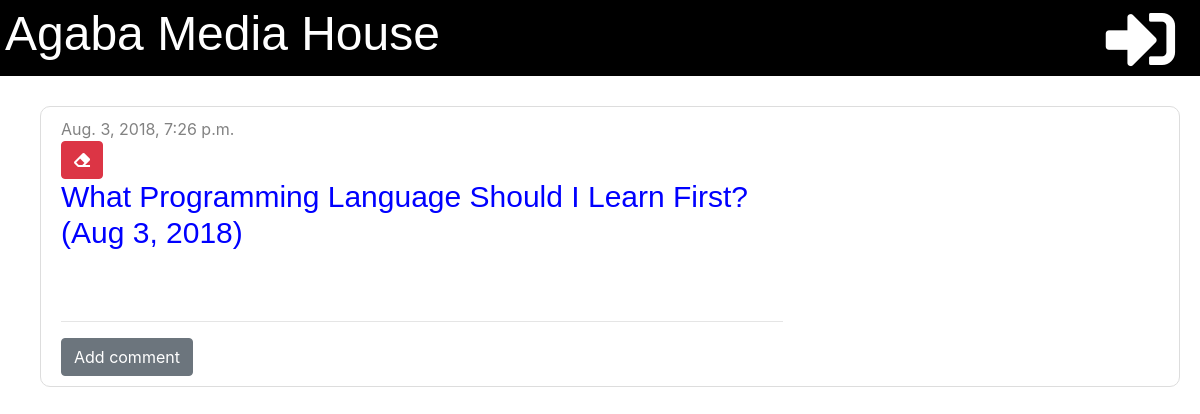
The app's page /post/1/ with its own data.
### blog/models.py (models this page shows, shortened)
class Post(models.Model):
    author = models.ForeignKey('auth.User', on_delete=models.CASCADE)
    title = models.CharField(max_length=200)
    text = models.TextField()
    created_date = models.DateTimeField(default=timezone.now)
    published_date = models.DateTimeField(blank=True, null=True)

### blog/views.py (the view)
# urls.py: path('post/<int:pk>/', views.post_detail, name='post_detail'),
def post_detail(request, pk):
    post = get_object_or_404(Post, pk=pk)
    stuff_for_frontend = {'post': post}
    return render(request, 'blog/post_detail.html', stuff_for_frontend)

### blog/templatetags/markdownify.py (called while the page is built)
@register.filter
def markdown(value):
    renderer = HighlightRenderer()
    markdown = mistune.Markdown(renderer=renderer)
    return markdown(value)

### blog/templates/blog/post_detail.html (shortened to what this page needs)
{% extends 'blog/base.html' %}
{% load markdownify %}
{% block content %}
    <div class="post">
        {% if post.published_date %}
            <div class="date">
                {{ post.published_date }}
            </div>
        {% else %}
            <a href="{% url 'post_publish' pk=post.pk %}" class="btn btn-primary">Publish</a>
        {% endif %}
        <a href="{% url 'post_delete' pk=post.pk %}" class="btn btn-danger"
           onclick="return confirm('Are you sure you want to delete this post?')">
            <i class="fas fa-eraser"></i>
        </a>
        <h1>{{ post.title }}</h1>
    </div>
    <hr>
    <a href="{% url 'add_comment_to_post' pk=post.pk %}" class="btn btn-secondary">Add comment</a>
{% endblock %}

### blog/static/css/blog.css (style rules this page uses)
h1, h2, h3, h4 { font-family: sans-serif; font-size: 30px; color: blue; text-decoration: none; }
.date { color: #828282; }
.post { margin-bottom: 70px; }

### records on screen
Post: published_date "Aug. 3, 2018, 7:26 p.m.", title "What Programming Language Should I Learn First? (Aug 3, 2018)"
